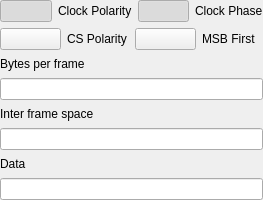
<?xml version="1.0" encoding="UTF-8"?>
<ui version="4.0">
 <class>SPIPatternUI</class>
 <widget class="QWidget" name="SPIPatternUI">
  <property name="geometry">
   <rect>
    <x>0</x>
    <y>0</y>
    <width>263</width>
    <height>200</height>
   </rect>
  </property>
  <property name="sizePolicy">
   <sizepolicy hsizetype="Expanding" vsizetype="Preferred">
    <horstretch>0</horstretch>
    <verstretch>0</verstretch>
   </sizepolicy>
  </property>
  <property name="windowTitle">
   <string>Form</string>
  </property>
  <layout class="QVBoxLayout" name="verticalLayout">
   <property name="leftMargin">
    <number>0</number>
   </property>
   <property name="topMargin">
    <number>0</number>
   </property>
   <property name="rightMargin">
    <number>0</number>
   </property>
   <property name="bottomMargin">
    <number>0</number>
   </property>
   <item>
    <layout class="QHBoxLayout" name="horizontalLayout_3">
     <property name="topMargin">
      <number>0</number>
     </property>
     <item>
      <widget class="adiscope::SmallOnOffSwitch" name="PB_CPOL">
       <property name="text">
        <string/>
       </property>
       <property name="checkable">
        <bool>true</bool>
       </property>
       <property name="checked">
        <bool>true</bool>
       </property>
      </widget>
     </item>
     <item>
      <widget class="QLabel" name="label_4">
       <property name="text">
        <string>Clock Polarity</string>
       </property>
      </widget>
     </item>
     <item>
      <widget class="adiscope::SmallOnOffSwitch" name="PB_CPHA">
       <property name="text">
        <string/>
       </property>
       <property name="checkable">
        <bool>true</bool>
       </property>
       <property name="checked">
        <bool>true</bool>
       </property>
      </widget>
     </item>
     <item>
      <widget class="QLabel" name="label_3">
       <property name="text">
        <string>Clock Phase</string>
       </property>
      </widget>
     </item>
    </layout>
   </item>
   <item>
    <layout class="QHBoxLayout" name="horizontalLayout_4">
     <property name="topMargin">
      <number>0</number>
     </property>
     <item>
      <widget class="adiscope::SmallOnOffSwitch" name="PB_CS">
       <property name="text">
        <string/>
       </property>
       <property name="checkable">
        <bool>true</bool>
       </property>
      </widget>
     </item>
     <item>
      <widget class="QLabel" name="label_7">
       <property name="text">
        <string>CS Polarity</string>
       </property>
      </widget>
     </item>
     <item>
      <widget class="adiscope::SmallOnOffSwitch" name="PB_MSB">
       <property name="text">
        <string/>
       </property>
       <property name="checkable">
        <bool>true</bool>
       </property>
      </widget>
     </item>
     <item>
      <widget class="QLabel" name="label_8">
       <property name="text">
        <string>MSB First</string>
       </property>
      </widget>
     </item>
    </layout>
   </item>
   <item>
    <widget class="QLabel" name="label_6">
     <property name="text">
      <string>Bytes per frame</string>
     </property>
    </widget>
   </item>
   <item>
    <widget class="QLineEdit" name="LE_BPF"/>
   </item>
   <item>
    <widget class="QLabel" name="label_5">
     <property name="text">
      <string>Inter frame space</string>
     </property>
    </widget>
   </item>
   <item>
    <widget class="QLineEdit" name="LE_IFS"/>
   </item>
   <item>
    <widget class="QLabel" name="label_2">
     <property name="text">
      <string>Data</string>
     </property>
    </widget>
   </item>
   <item>
    <widget class="QLineEdit" name="LE_toSend"/>
   </item>
  </layout>
 </widget>
 <customwidgets>
  <customwidget>
   <class>adiscope::SmallOnOffSwitch</class>
   <extends>QPushButton</extends>
   <header>smallOnOffSwitch.hpp</header>
  </customwidget>
 </customwidgets>
 <resources/>
 <connections/>
</ui>
